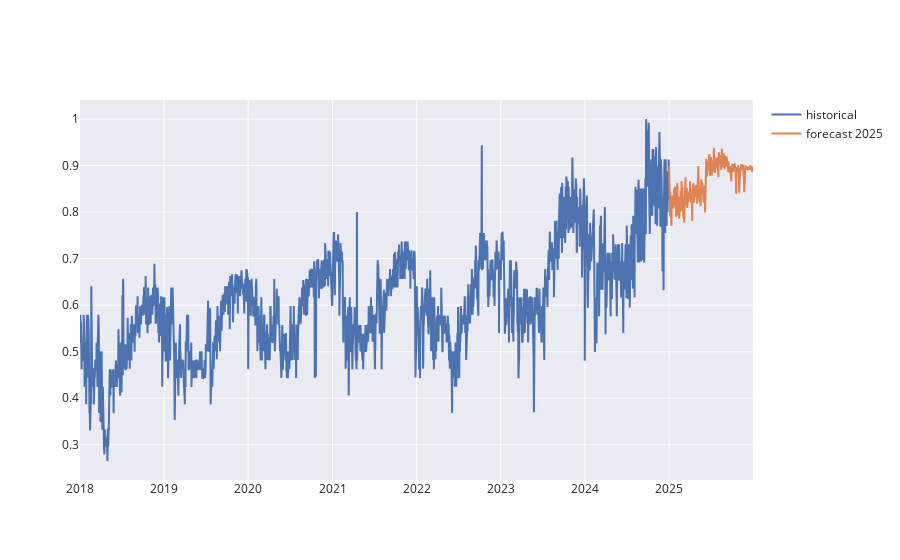

Write notebook code for a chart like this one.
### Markdown cell above
## 2025

### Code cell
forecaster.fit(y=data['S'])
future_preds = forecaster.predict(steps=365)
fig = go.Figure()
fig.add_trace(go.Scatter(x=data.index, y=data['S'], name="historical"))
fig.add_trace(go.Scatter(x=future_preds.index, y=future_preds, name="forecast 2025"))
fig.show()

### Figure 1 — Plotly figure (JSON) as saved in the notebook; plotly's stock layout.template omitted (floating-point values rounded to 4 significant figures; data arrays with more than 128 entries replaced by an {"elided": "..."} marker saying what was removed)
{"data": [{"name": "historical", "type": "scatter", "x": {"elided": "2557 str values"}, "y": {"elided": "2557 float values"}}, {"name": "forecast 2025", "type": "scatter", "x": {"elided": "365 str values"}, "y": {"elided": "365 float values"}}], "layout": {}}
